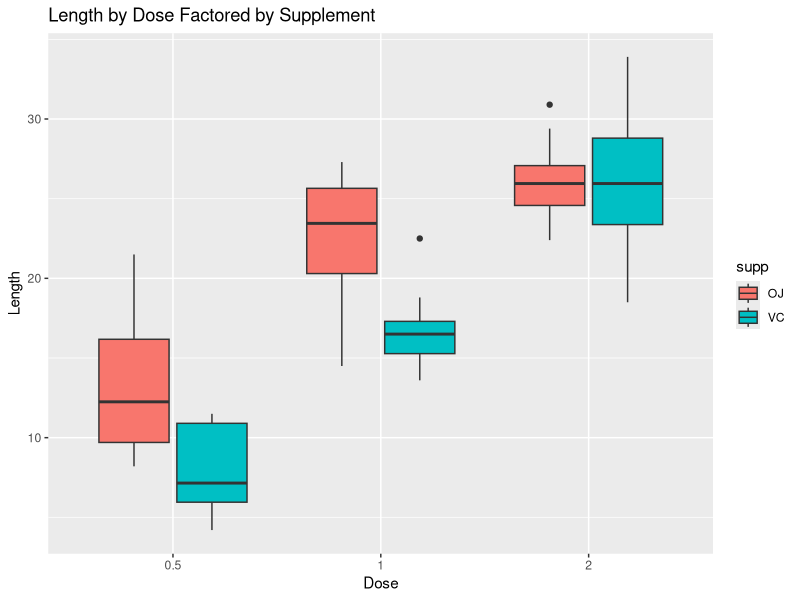
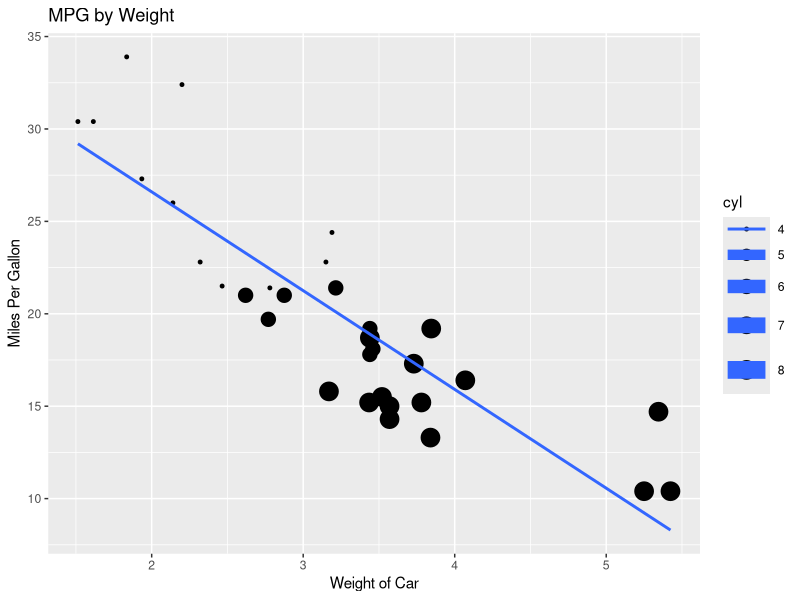
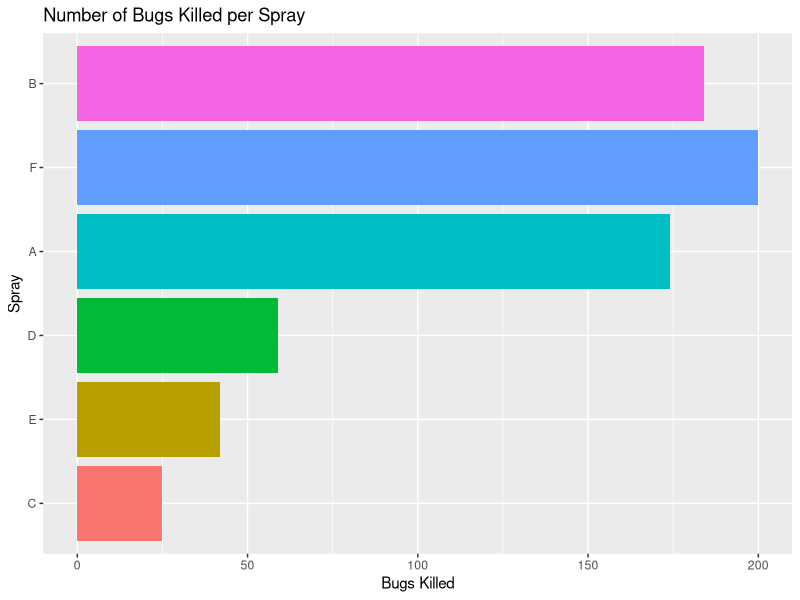
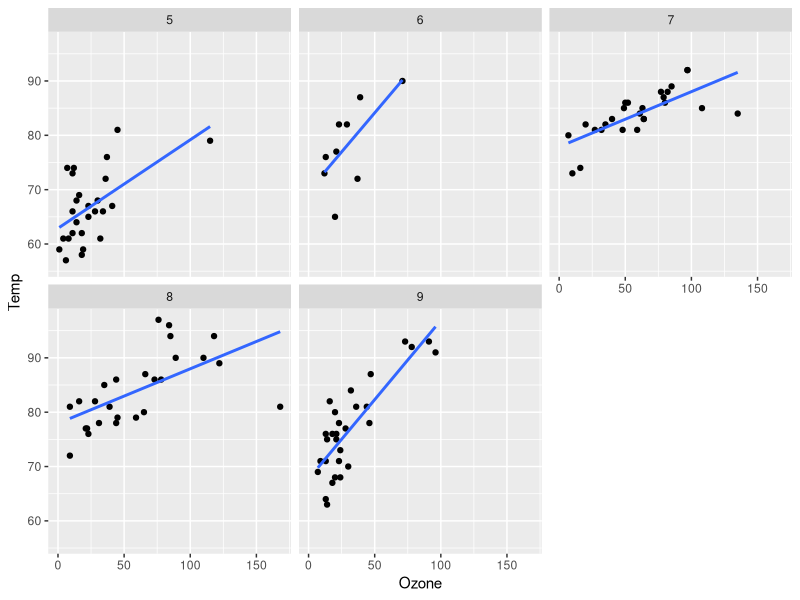
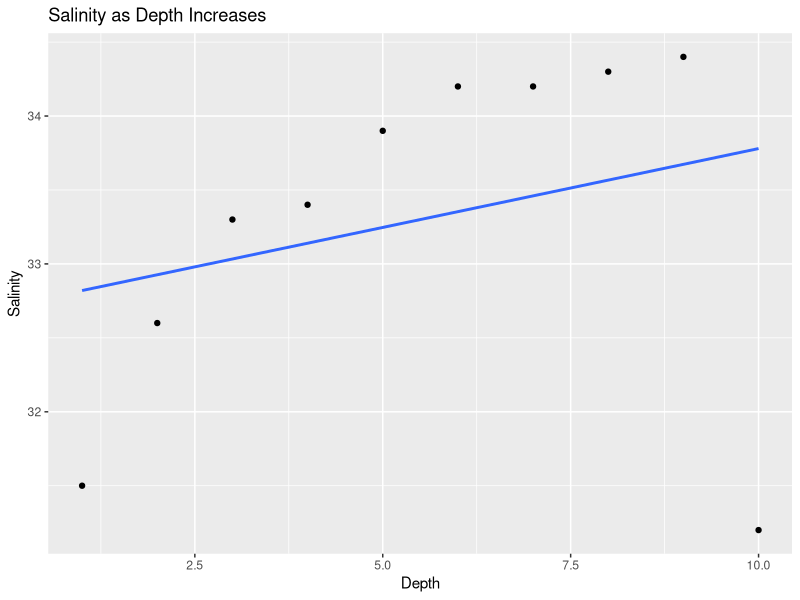
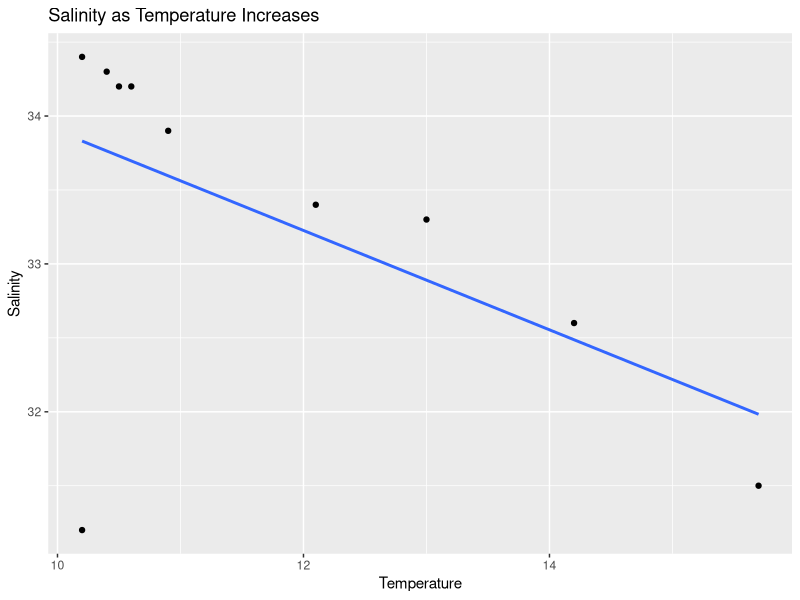

Source code (R) for these figures, in order:
## ---- chunk 1
library(tidyverse)
knitr::opts_chunk$set(
	echo = TRUE,
	message = FALSE,
	warning = FALSE
)
## ---- chunk 2
data("Titanic")
Titanic <- as.tibble(Titanic)

Titanic %>%
  filter(Sex == "Female", Class == "Crew") %>%
  nrow()
## ---- chunk 3
data("ToothGrowth")
Tooth <- as.tibble(ToothGrowth)

Tooth %>%
  mutate(dose = as.factor(dose)) %>%
  ggplot(aes(x=dose,y=len, fill = supp)) + geom_boxplot() +
  xlab("Dose") + ylab("Length") + ggtitle("Length by Dose Factored by Supplement")
## ---- chunk 4
data("mtcars")

mtcars <- as.tibble(mtcars)

mean(mtcars$mpg)

mtcars %>%
  ggplot(aes(x=wt,y=mpg,size=cyl)) + geom_point() + geom_smooth(method = "lm", se = FALSE) +
  xlab("Weight of Car") + ylab("Miles Per Gallon") + ggtitle("MPG by Weight")
## ---- chunk 5
data("InsectSprays")

insect <- as.tibble(InsectSprays)

insect %>%
  mutate(spray = fct_reorder(spray,count)) %>%
  ggplot(aes(x=spray,y=count, fill = spray)) + geom_col() + coord_flip() + guides(fill=FALSE) +
  xlab("Spray") + ylab("Bugs Killed") + ggtitle("Number of Bugs Killed per Spray")
## ---- chunk 6
data("airquality")

air <- as.tibble(airquality)

air %>%
  select(Temp,Ozone,Month) %>%
  mutate(Month = as.factor(Month)) %>%
  ggplot(aes(x=Ozone,y=Temp)) + geom_point() + facet_wrap(~Month) +
  geom_smooth(method = "lm", se = FALSE)
## ---- chunk 7
Salinity <- read_csv("Cal Poly Pier Data - Salinity.csv")

Salinity %>%
  ggplot(aes(x=`Depth (m)`,y=`Salinity (ppt)`)) + geom_point() + geom_smooth(method = "lm", se = FALSE) +
  xlab("Depth") + ylab("Salinity") + ggtitle("Salinity as Depth Increases")
## ---- chunk 8
Salinity %>%
  ggplot(aes(x=`Temperature (°C)`,y =`Salinity (ppt)`)) + geom_point() + geom_smooth(method = "lm", se = FALSE) +
  xlab("Temperature") + ylab("Salinity") + ggtitle("Salinity as Temperature Increases")
  
